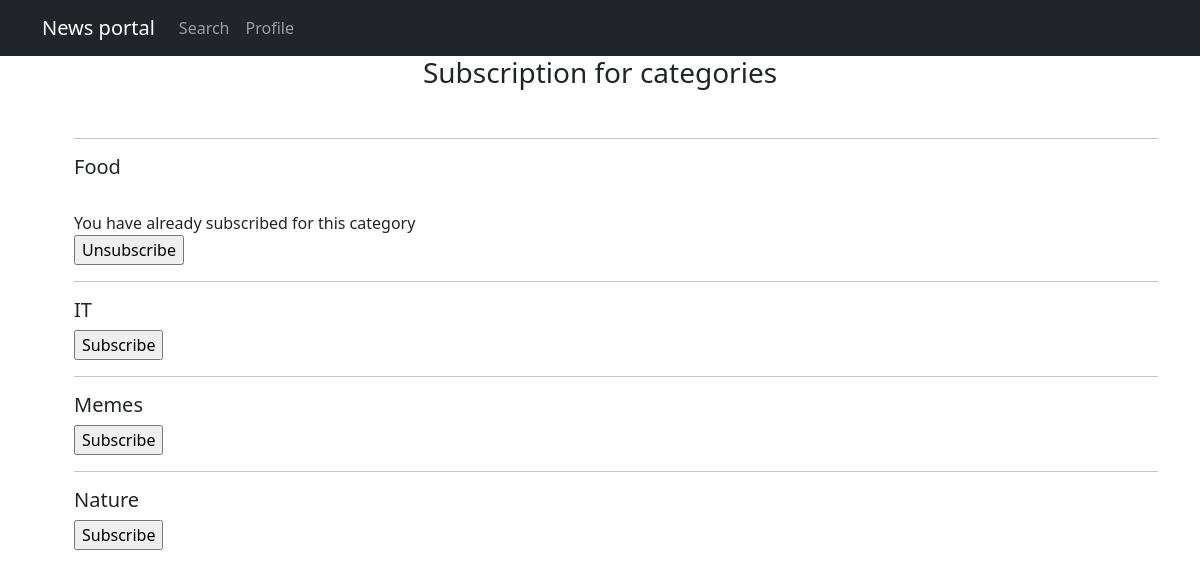
Page /news/subscriptions/ on the committed database.
### news/models.py (models this page shows, shortened)
class Category(models.Model):
    name = models.CharField(max_length = 64, unique = True)
    subscribers = models.ManyToManyField(User, through="CategorySubscribers", blank = True)
    @property
    def is_subscribed(self):
        return CategorySubscribers.objects.filter(id_category=self.pk).exists()

### news/views.py (the view)
# urls.py: path('subscriptions/', SubscriptionView.as_view()),
class SubscriptionView(ListView):
    model = Category
    template_name = 'subscriptions.html'
    context_object_name = 'subscriptionView'
    queryset = Category.objects.order_by('name')
    paginate_by = 4

### templates/subscriptions.html (shortened to what this page needs)
{% extends 'flatpages/default.html' %}
{% load custom_filters %}
{% block content %}
    <h3>Subscription for categories</h3>
    <br>
    {% if subscriptionView %}
        <ul>
        {% for sub in subscriptionView %}
            <hr>
            <div align="left">
                <h5>{{ sub.name }}</h5>
                {% if not sub.is_subscribed %}
                    <form action="subscribe" method="POST">
                        <input type="submit" value="Subscribe">
                    </form>
                    {% else %}
                    <br>You have already subscribed for this category
                     <form action="unsubscribe" method="POST">
                        <input type="submit" value="Unsubscribe">
                    </form>
                {% endif %}
            </div>
        {% endfor %}
        </ul>
    {% else %}
        <h3>We dont have categories yet</h3>
    {% endif %}
{% endblock content %}

### rows in the picture
Category: name "Food"
Category: name "IT"
Category: name "Memes"
Category: name "Nature"
